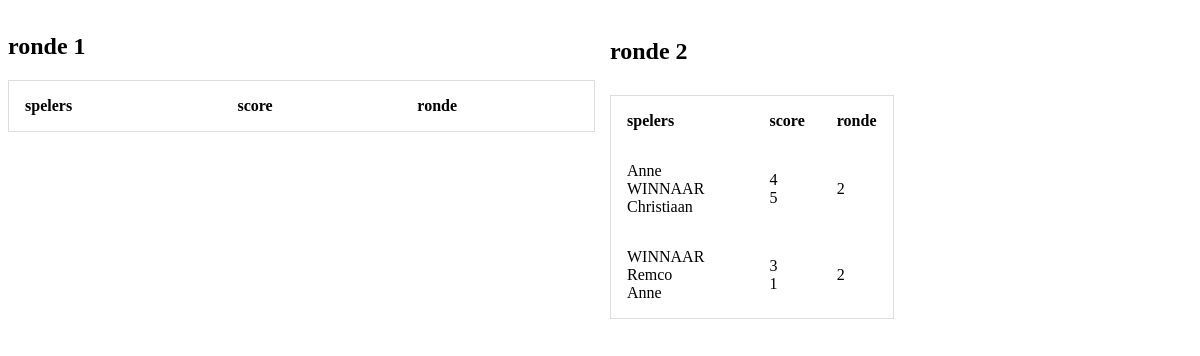
Before: /toernooi/uitslagToernooi.php?id=1 with the older database file.
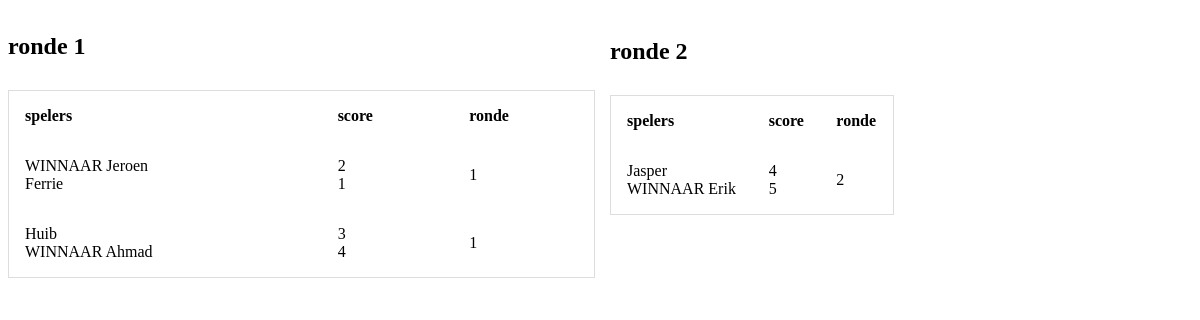
After: the same page with the newer database file.
### tables this page shows
CREATE TABLE `wedstrijd` (
  `wedstrijdsID` int(11) NOT NULL,
  `toernooiID` int(11) DEFAULT NULL,
  `ronde` int(11) NOT NULL,
  `speler1ID` int(11) DEFAULT NULL,
  `speler2ID` int(11) DEFAULT NULL,
  `score1` int(11) DEFAULT NULL,
  `score2` int(11) DEFAULT NULL,
  `winnaarsID` int(11) NOT NULL
);

CREATE TABLE `spelers` (
  `spelerID` int(11) NOT NULL,
  `voornaam` varchar(255) NOT NULL,
  `tussenvoegsel` varchar(255) DEFAULT NULL,
  `achternaam` varchar(255) NOT NULL,
  `schoolID` int(11) DEFAULT NULL
);

### database.php (called while the page is built, shortened)
<?php
class database{
    private $dbh;
    public function __construct(){
        $this->host = 'localhost';
        $this->user = 'root';
        $this->pass = '';
        $this->db = 'toernooi';
        try{
            $dsn = "mysql:host=$this->host;dbname=$this->db";
            $this->dbh = new PDO($dsn, $this->user, $this->pass);
            $this->dbh->setAttribute(PDO::ATTR_ERRMODE, PDO::ERRMODE_EXCEPTION);
            return $this->dbh;
        }
        catch(\PDOException $e){
            echo "Connection Failed: ".$e->getMessage();
        }
    }
public function getUitslag($id){
    try {
        $query = $this->dbh->prepare(
            "SELECT *, sp1.voornaam AS speler1, sp2.voornaam as speler2, spwin.voornaam AS winnaar
            FROM wedstrijd
                INNER JOIN toernooien ON toernooien.toernooiID = wedstrijd.toernooiID
                INNER JOIN spelers sp1 ON sp1.spelerID = wedstrijd.speler1ID
                INNER JOIN spelers sp2 ON sp2.spelerID = wedstrijd.speler2ID
                INNER JOIN spelers spwin ON spwin.spelerID =  wedstrijd.winnaarsID
                    WHERE wedstrijd.toernooiID = :id AND wedstrijd.ronde = 1;");
        $query->execute([
            'id' => $id
        ]);
        return $query->fetchAll();
    } catch (\PDOException $e) {
        throw $e;
    }
}
public function getUitslagTwee($id){
    try {
        $query = $this->dbh->prepare(
            "SELECT *, sp1.voornaam AS speler1, sp2.voornaam as speler2, spwin.voornaam AS winnaar
            FROM wedstrijd
                INNER JOIN toernooien ON toernooien.toernooiID = wedstrijd.toernooiID
                INNER JOIN spelers sp1 ON sp1.spelerID = wedstrijd.speler1ID
                INNER JOIN spelers sp2 ON sp2.spelerID = wedstrijd.speler2ID
                INNER JOIN spelers spwin ON spwin.spelerID =  wedstrijd.winnaarsID
                    WHERE wedstrijd.toernooiID = :id AND wedstrijd.ronde = 2;");
        $query->execute([
            'id' => $id
        ]);
        return $query->fetchAll();
    } catch (\PDOException $e) {
        throw $e;
    }
}
}

### toernooi/uitslagToernooi.php (the view, shortened to what this page needs)
<?php
include_once '../database.php';
$obj = new database();
$users = $obj->getUitslag($_GET['id']);
$usersTwee = $obj->getUitslagTwee($_GET['id']);
?>
<!DOCTYPE html>
<html lang="en">
<head>
</head>
<body>
<main>
<div class="row">
  <div class="column">
    <h2>ronde 1</h2>
    <table id="overzicht-ronde1">
           <thead class="thead">
               <tr>
                   <th scope="col">spelers</th>
                   <th scope="col">score</th>
                   <th scope="col">ronde</th>
               </tr>
           </thead>
      </div> <?php foreach ($users as $user): ?>
      <div class="column">
               <tr>
                   <td><?php if( $user['score1'] > $user['score2'] ) { echo 'WINNAAR '; } echo $user['speler1']; echo'<br>'; if( $user['score2'] > $user['score1'] ) { echo 'WINNAAR '; }  echo  $user['speler2'];?></td>
                   <td><?php echo $user['score1']." <br> ".$user['score2'];?></td>
                   <td><?php echo $user['ronde'];?></td>
               </tr>
               <?php endforeach; ?>
        </div>
        <div class="column">
        <div class="column">
    <h2>ronde 2</h2>
    <table id="overzicht-ronde1">
           <thead class="thead">
               <tr>
                   <th scope="col">spelers</th>
                   <th scope="col">score</th>
                   <th scope="col">ronde</th>
               </tr>
           </thead>
      </div> <?php foreach ($usersTwee as $user): ?>
      <div class="column">
               <tr>
                   <td><?php if( $user['score1'] > $user['score2'] ) { echo 'WINNAAR '; } echo $user['speler1']; echo'<br>'; if( $user['score2'] > $user['score1'] ) { echo 'WINNAAR '; }  echo  $user['speler2'];?></td>
                   <td><?php echo $user['score1']." <br> ".$user['score2'];?></td>
                   <td><?php echo $user['ronde'];?></td>
               </tr>
               <?php endforeach; ?>
        </div>
        <div class="column">
        </div>
   </main>
</body>
</html>

Changed rows visible on the page:
no longer on this page (row edited): wedstrijd: speler1ID.voornaam "Anne", shows "WINNAAR", speler2ID.voornaam "Christiaan", score1 "4", score2 "5", ronde "2", shown under "ronde 2"
no longer on this page (row edited): wedstrijd: shows "WINNAAR", speler1ID.voornaam "Remco", speler2ID.voornaam "Anne", score1 "3", score2 "1", ronde "2", shown under "ronde 2"
added wedstrijd: shows "WINNAAR", speler1ID.voornaam "Jeroen", speler2ID.voornaam "Ferrie", score1 "2", score2 "1", ronde "1", shown under "ronde 1"
added wedstrijd: speler1ID.voornaam "Huib", shows "WINNAAR", speler2ID.voornaam "Ahmad", score1 "3", score2 "4", ronde "1", shown under "ronde 1"
added wedstrijd: speler1ID.voornaam "Jasper", shows "WINNAAR", speler2ID.voornaam "Erik", score1 "4", score2 "5", ronde "2", shown under "ronde 2"
